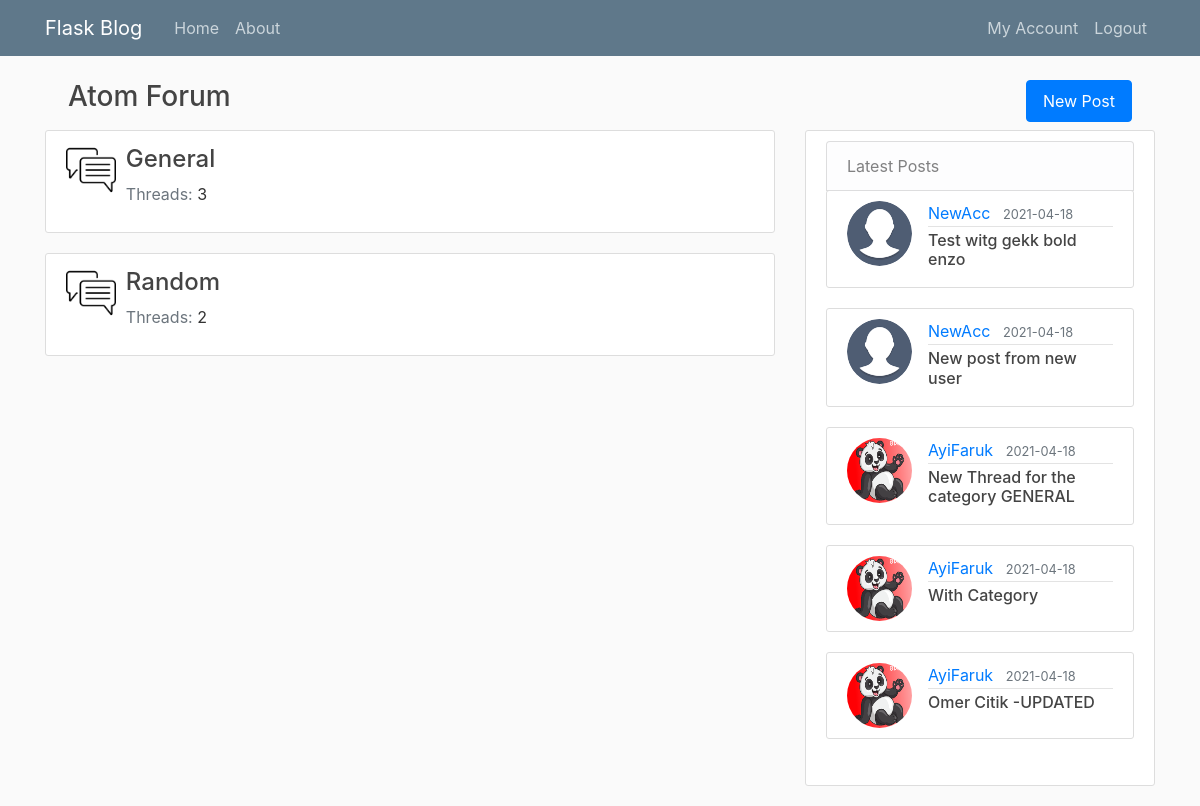
Screenshot of /home (signed in) with the database file from the repository.
### app/models.py (models this page shows, shortened)
class Category(db.Model):
    id = db.Column(db.Integer, primary_key=True)
    category = db.Column(db.String(100), nullable=False)
    post= db.relationship('Post', backref='category', lazy=True)

class Post(db.Model):
    id = db.Column(db.Integer, primary_key=True)
    title = db.Column(db.String(100), nullable=False)
    date_posted = db.Column(db.DateTime, nullable=False, default=datetime.utcnow)
    content = db.Column(db.Text, nullable=False)
    user_id = db.Column(db.Integer, db.ForeignKey('user.id'), nullable=False)
    comments=  db.relationship('Comment', backref='thread', lazy=True)
    category_id = db.Column(db.Integer, db.ForeignKey('category.id'), nullable=False)

class User(db.Model, UserMixin):
    id = db.Column(db.Integer, primary_key=True)
    username = db.Column(db.String(20), unique=True, nullable=False)
    email = db.Column(db.String(120), unique=True, nullable=False)
    password = db.Column(db.String(120), nullable=False)
    image_file = db.Column(db.String(20), nullable=False, default='default.jpg')
    posts=  db.relationship('Post', backref='author', lazy=True)
    comments=  db.relationship('Comment', backref='authorCom', lazy=True)

### app/main/routes.py (the view)
@main.route("/")
@main.route("/home")
def home():
    latestPosts = Post.query.order_by(Post.date_posted.desc()).limit(6).all()
    categories = Category.query.limit(6).all()
    finalCat = []
    for category in categories:
        posts = Post.query.filter_by(category=category).all()
        newCat = {
            'id':category.id,
            'category':category.category,
            'threads':len(posts)
        }
        finalCat.append(newCat)
    return render_template('home.html', posts=posts,categories=finalCat,latestPosts=latestPosts)

### app/models.py (called while the page is built)
@login_manager.user_loader
def load_user(user_id):
    return User.query.get(int(user_id))

### app/templates/home.html (shortened to what this page needs)
{% extends "layout.html" %}
{% block content %}
    {% for category in categories %}
        <article class="media content-section">
          <div class="media-body">
            <div class='row mt-1'>
              <div class='col-md-1 '>
                <img class="" width='50px' height='50px' src="{{ url_for('static', filename='icons/chat.png') }}">
              </div>
              <div class='col-md-8'>
                <h4 ><a class="article-title" href="{{url_for('posts.filter_posts',category=category.id)}}">{{ category.category }}</a></h4>
                <p><span class='text-muted'>Threads:</span> {{category.threads}}</p>
              </div>
            </div>
          </div>
        </article>
    {% endfor %}
{% endblock content %}
{% block sidebar %}
  <div class="content-section">
      <ul class="list-group">
        <li class="list-group-item list-group-item-light">Latest Posts</li>
        {% for post in latestPosts %}
          <article class="media content-section">
            <img class="rounded-circle article-img" src="{{ url_for('static', filename='profile_pics/' + post.author.image_file) }}">
            <div class="media-body">
              <div class="article-metadata">
                <a class="mr-2" href="{{ url_for('users.account_user', userid=post.author.id) }}">{{ post.author.username }}</a>
                <small class="text-muted">{{ post.date_posted.strftime('%Y-%m-%d') }}</small>
              </div>
              <h6><a class="article-title" href="{{ url_for('posts.post', post_id=post.id) }}">{{ post.title }}</a></hr6>
            </div>
          </article>
        {% endfor %}
      </ul>
  </div>
{% endblock sidebar %}
{% block toprow %}
<div class='col-8'>
  <h3>Atom Forum</h3>
</div>
<div class='col-4'>
  <a class="nav-item nav-link float-right btn btn-primary" href="{{ url_for('posts.new_post') }}">New Post</a>
</div>
{% endblock %}

### app/static/style/main.css (style rules this page uses)
body { background: #fafafa; color: #333333; margin-top: 5rem; }
h1, h2, h3, h4, h5, h6 { color: #444444; }
.content-section { background: #ffffff; padding: 10px 20px; border: 1px solid #dddddd; border-radius: 3px; margin-bottom: 20px; }
.article-title { color: #444444; }
.article-img { height: 65px; width: 65px; margin-right: 16px; }
.article-metadata { padding-bottom: 1px; margin-bottom: 4px; border-bottom: 1px solid #e3e3e3 }
ul { list-style-type: none; margin: 0; padding: 0; overflow: hidden; }
li { float: left; }

### rows the page displays
Category: category "General", threads "3"
Category: category "Random", threads "2"
Post: image_file (picture), author.username "NewAcc", date_posted "2021-04-18", title "Test witg gekk bold enzo"
Post: image_file (picture), author.username "NewAcc", date_posted "2021-04-18", title "New post from new user"
Post: image_file (placeholder picture), author.username "AyiFaruk", date_posted "2021-04-18", title "New Thread for the category GENERAL"
Post: image_file (placeholder picture), author.username "AyiFaruk", date_posted "2021-04-18", title "With Category"
Post: image_file (placeholder picture), author.username "AyiFaruk", date_posted "2021-04-18", title "Omer Citik -UPDATED"
